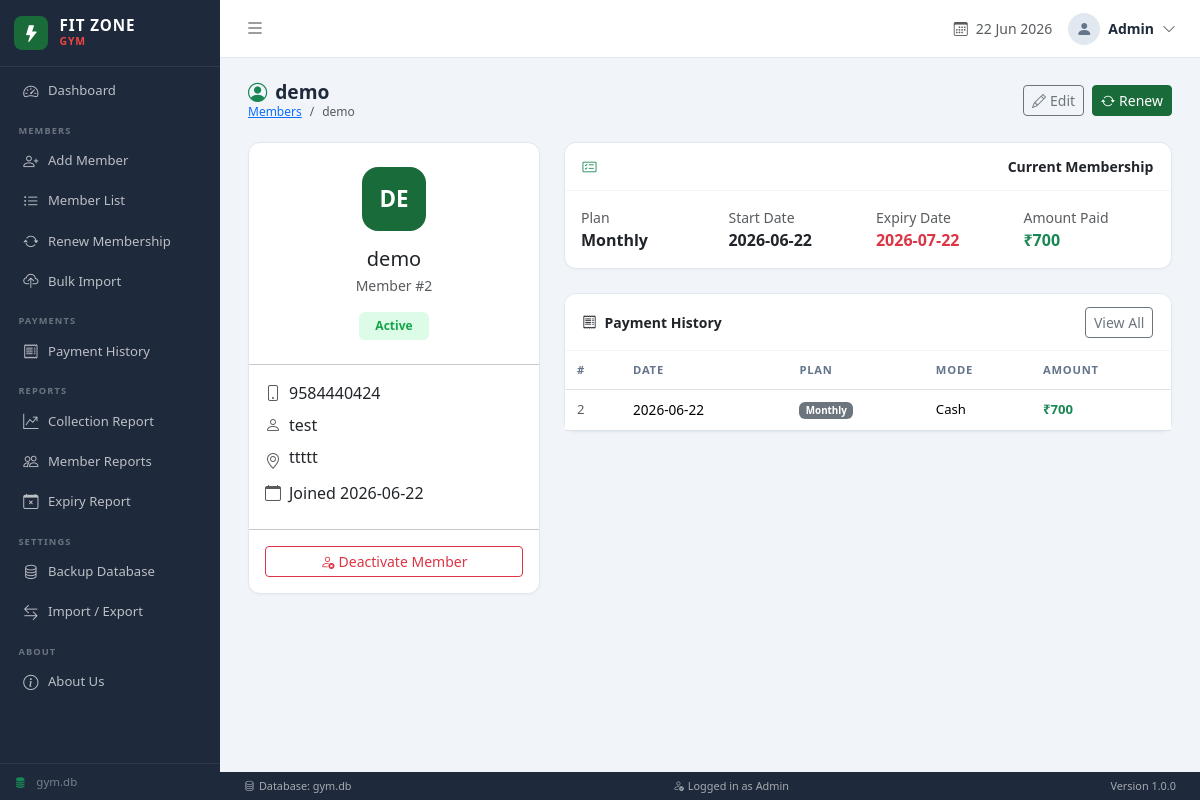
The app's page /members/2/view, older data.
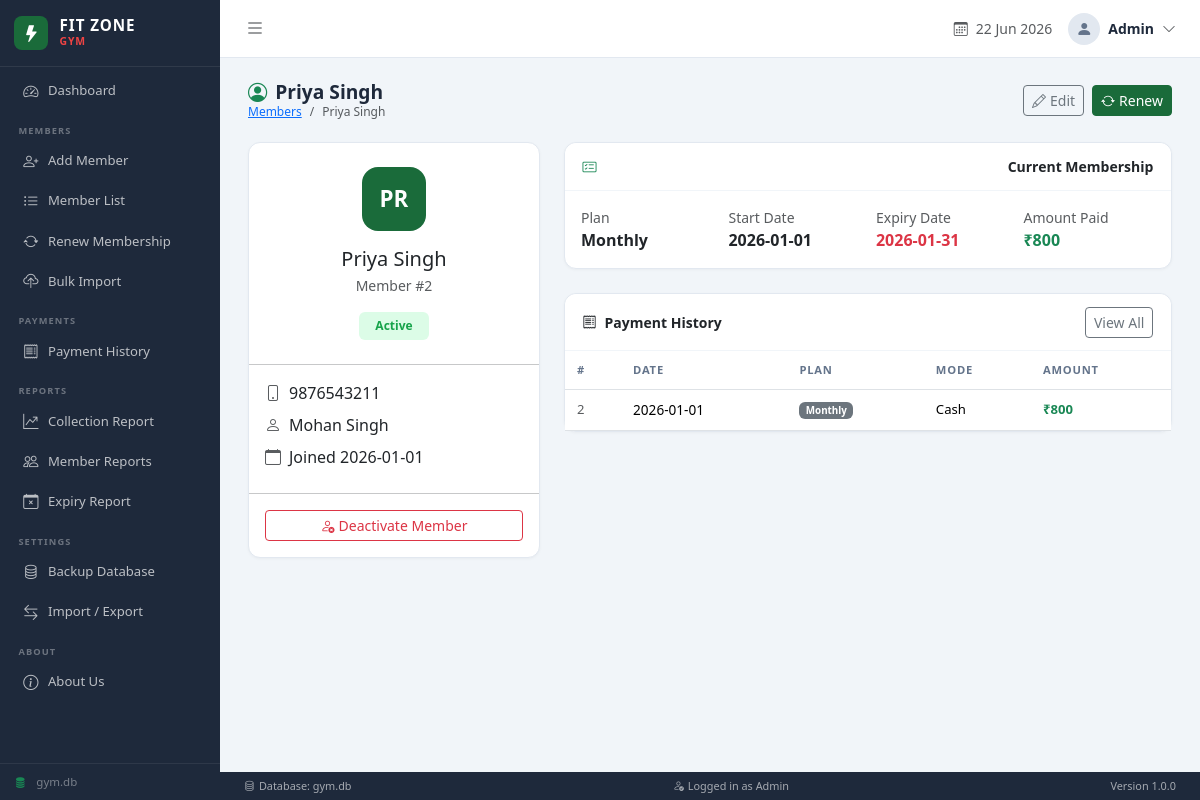
The same page, newer data.
### tables this page shows
CREATE TABLE "member_master" (
            member_id   INTEGER PRIMARY KEY AUTOINCREMENT,
            name        TEXT NOT NULL,
            mobile      TEXT NOT NULL,
            father_name TEXT DEFAULT '',
            address     TEXT DEFAULT '',
            join_date   DATE NOT NULL,
            status      TEXT DEFAULT 'Active',
            created_at  TIMESTAMP DEFAULT CURRENT_TIMESTAMP,
            UNIQUE (name, mobile)
        );

CREATE TABLE membership (
                membership_id INTEGER PRIMARY KEY AUTOINCREMENT,
                member_id     INTEGER NOT NULL,
                plan          TEXT NOT NULL,
                start_date    DATE NOT NULL,
                expiry_date   DATE NOT NULL,
                amount        DECIMAL NOT NULL,
                payment_mode  TEXT DEFAULT 'Cash',
                created_at    TIMESTAMP DEFAULT CURRENT_TIMESTAMP,
                FOREIGN KEY (member_id) REFERENCES member_master(member_id)
            );

CREATE TABLE payment_history (
                payment_id    INTEGER PRIMARY KEY AUTOINCREMENT,
                member_id     INTEGER NOT NULL,
                membership_id INTEGER,
                amount        DECIMAL NOT NULL,
                payment_date  DATE NOT NULL,
                payment_mode  TEXT DEFAULT 'Cash',
                plan          TEXT,
                created_at    TIMESTAMP DEFAULT CURRENT_TIMESTAMP, book_no INTEGER DEFAULT 1, receipt_no INTEGER,
                FOREIGN KEY (member_id)     REFERENCES member_master(member_id),
                FOREIGN KEY (membership_id) REFERENCES membership(membership_id)
            );

### routers/members.py (the view)
@router.get("/{member_id}/view")
async def view_member(request: Request, member_id: int):
    member = db.get_member(member_id)
    if not member:
        raise HTTPException(status_code=404, detail="Member not found")
    payments = db.get_payment_history(member_id)
    return templates.TemplateResponse("members/view.html", {
        "request": request, "member": member, "payments": payments
    })

### templates/members/view.html (shortened to what this page needs)
{% extends "base.html" %}
{% block content %}
<div class="page-header">
  <div>
    <h4><i class="bi bi-person-circle me-2 text-success"></i>{{ member.name }}</h4>
    <nav aria-label="breadcrumb">
      <ol class="breadcrumb">
        <li class="breadcrumb-item"><a href="/members">Members</a></li>
        <li class="breadcrumb-item active">{{ member.name }}</li>
      </ol>
    </nav>
  </div>
  <div class="d-flex gap-2">
    <a href="/members/{{ member.member_id }}/edit" class="btn btn-outline-secondary btn-sm">
      <i class="bi bi-pencil me-1"></i>Edit
    </a>
    <a href="/payments/renew?member_id={{ member.member_id }}" class="btn btn-primary btn-sm">
      <i class="bi bi-arrow-repeat me-1"></i>Renew
    </a>
  </div>
</div>
<div class="row g-4">
  <div class="col-lg-4">
    <div class="card">
      <div class="card-body text-center py-4">
        <div class="member-avatar mx-auto mb-3" style="width:64px;height:64px;font-size:1.4rem;border-radius:16px">
          {{ member.name[:2].upper() }}
        </div>
        <h5 class="mb-1">{{ member.name }}</h5>
        <div class="text-muted small mb-3">Member #{{ member.member_id }}</div>
        <span class="badge {% if member.status=='Active' %}badge-active{% else %}badge-inactive{% endif %} px-3 py-2">
          {{ member.status }}
        </span>
      </div>
      <hr class="my-0">
      <div class="card-body">
        <div class="mb-2 d-flex align-items-center gap-2">
          <i class="bi bi-phone text-muted"></i>
          <span>{{ member.mobile }}</span>
        </div>
        {% if member.father_name %}
        <div class="mb-2 d-flex align-items-center gap-2">
          <i class="bi bi-person text-muted"></i>
          <span>{{ member.father_name }}</span>
        </div>
        {% endif %}
        {% if member.address %}
        <div class="mb-2 d-flex align-items-start gap-2">
          <i class="bi bi-geo-alt text-muted mt-1"></i>
          <span>{{ member.address }}</span>
        </div>
        {% endif %}
        <div class="mb-2 d-flex align-items-center gap-2">
          <i class="bi bi-calendar text-muted"></i>
          <span>Joined {{ member.join_date }}</span>
        </div>
      </div>
      <hr class="my-0">
      <div class="card-body">
        {% if member.status == 'Active' %}
        <form method="post" action="/members/{{ member.member_id }}/deactivate"
              onsubmit="return confirm('Deactivate this member?')">
          <button class="btn btn-outline-danger btn-sm w-100">
            <i class="bi bi-person-x me-1"></i>Deactivate Member
          </button>
        </form>
        {% else %}
        <form method="post" action="/members/{{ member.member_id }}/reactivate">
          <button class="btn btn-outline-success btn-sm w-100">
            <i class="bi bi-person-check me-1"></i>Reactivate Member
          </button>
        </form>
        {% endif %}
      </div>
    </div>
  </div>
  <div class="col-lg-8">
    {% if member.current_membership %}
    {% set ms = member.current_membership %}
    <div class="card mb-4">
      <div class="card-header"><i class="bi bi-card-checklist me-2 text-success"></i>Current Membership</div>
      <div class="card-body">
        <div class="row g-3">
          <div class="col-sm-3">
            <div class="text-muted small">Plan</div>
            <div class="fw-semibold">{{ ms.plan }}</div>
          </div>
          <div class="col-sm-3">
            <div class="text-muted small">Start Date</div>
            <div class="fw-semibold">{{ ms.start_date }}</div>
          </div>
          <div class="col-sm-3">
            <div class="text-muted small">Expiry Date</div>
            <div class="fw-semibold {% if ms.expiry_date < now|default('9999') %}text-danger{% endif %}">
              {{ ms.expiry_date }}
            </div>
          </div>
          <div class="col-sm-3">
            <div class="text-muted small">Amount Paid</div>
            <div class="fw-bold text-success">₹{{ "{:,.0f}".format(ms.amount) }}</div>
          </div>
        </div>
      </div>
    </div>
    {% else %}
    <div class="alert alert-warning mb-4">
      <i class="bi bi-exclamation-triangle me-2"></i>No active membership found.
      <a href="/payments/renew?member_id={{ member.member_id }}" class="ms-2">Renew now &rarr;</a>
    </div>
    {% endif %}
    <div class="card">
      <div class="card-header">
        <span><i class="bi bi-receipt me-2"></i>Payment History</span>
        <a href="/payments/history?member_id={{ member.member_id }}" class="btn btn-sm btn-outline-secondary">View All</a>
      </div>
      <div class="card-body p-0">
        <div class="table-responsive">
          <table class="table table-hover mb-0">
            <thead>
              <tr><th>#</th><th>Date</th><th>Plan</th><th>Mode</th><th>Amount</th></tr>
            </thead>
            <tbody>
              {% for p in payments %}
              <tr>
                <td class="text-muted small">{{ p.payment_id }}</td>
                <td style="font-size:.85rem">{{ p.payment_date }}</td>
                <td><span class="badge bg-secondary">{{ p.plan or '—' }}</span></td>
                <td style="font-size:.82rem">{{ p.payment_mode }}</td>
                <td class="fw-bold text-success">₹{{ "{:,.0f}".format(p.amount) }}</td>
              </tr>
              {% else %}
              <tr><td colspan="5" class="text-center text-muted py-3">No payments recorded</td></tr>
              {% endfor %}
            </tbody>
          </table>
        </div>
      </div>
    </div>
  </div>
</div>
{% endblock %}

### templates/base.html (shortened to what this page needs)
<!DOCTYPE html>
<html lang="en">
<head>
  <link rel="stylesheet" href="https://cdn.jsdelivr.net/npm/bootstrap@5.3.2/dist/css/bootstrap.min.css">
  <link rel="stylesheet" href="https://cdn.jsdelivr.net/npm/bootstrap-icons@1.11.3/font/bootstrap-icons.min.css">
  <link rel="stylesheet" href="/static/css/style.css">
</head>
<body>
<nav id="sidebar">
  <div class="sidebar-header">
    <div class="logo-icon"><i class="bi bi-lightning-fill"></i></div>
    <div>
      <div class="gym-name">FIT ZONE</div>
      <div class="gym-sub" style="color:#ef4444;font-weight:700;font-size:.65rem;letter-spacing:.08em">GYM</div>
    </div>
  </div>
  <ul class="nav flex-column mt-1 px-1">
    <li class="nav-item">
      <a class="nav-link {% if request.url.path == '/dashboard' %}active{% endif %}" href="/dashboard">
        <i class="bi bi-speedometer2"></i><span>Dashboard</span>
      </a>
    </li>
    <div class="nav-section-label">MEMBERS</div>
    <li class="nav-item">
      <a class="nav-link {% if '/members/add' in request.url.path %}active{% endif %}" href="/members/add">
        <i class="bi bi-person-plus"></i><span>Add Member</span>
      </a>
    </li>
    <li class="nav-item">
      <a class="nav-link {% if request.url.path == '/members' %}active{% endif %}" href="/members">
        <i class="bi bi-list-ul"></i><span>Member List</span>
      </a>
    </li>
    <li class="nav-item">
      <a class="nav-link {% if '/payments/renew' in request.url.path %}active{% endif %}" href="/payments/renew">
        <i class="bi bi-arrow-repeat"></i><span>Renew Membership</span>
      </a>
    </li>
    <li class="nav-item">
      <a class="nav-link {% if '/import-export' in request.url.path %}active{% endif %}" href="/import-export">
        <i class="bi bi-cloud-upload"></i><span>Bulk Import</span>
      </a>
    </li>
    <div class="nav-section-label">PAYMENTS</div>
    <li class="nav-item">
      <a class="nav-link {% if '/payments/history' in request.url.path %}active{% endif %}" href="/payments/history">
        <i class="bi bi-receipt"></i><span>Payment History</span>
      </a>
    </li>
    <div class="nav-section-label">REPORTS</div>
    <li class="nav-item">
      <a class="nav-link {% if '/reports/collection' in request.url.path %}active{% endif %}" href="/reports/collection">
        <i class="bi bi-graph-up-arrow"></i><span>Collection Report</span>
      </a>
    </li>
    <li class="nav-item">
      <a class="nav-link {% if '/reports/active' in request.url.path or '/reports/inactive' in request.url.path %}active{% endif %}"
         href="/reports/active">
        <i class="bi bi-people"></i><span>Member Reports</span>
      </a>
    </li>
    <li class="nav-item">
      <a class="nav-link {% if '/reports/expiry' in request.url.path %}active{% endif %}" href="/reports/expiry">
        <i class="bi bi-calendar-x"></i><span>Expiry Report</span>
      </a>
    </li>
    <div class="nav-section-label">SETTINGS</div>
    <li class="nav-item">
      <a class="nav-link {% if '/backup' in request.url.path %}active{% endif %}" href="/backup">
        <i class="bi bi-database"></i><span>Backup Database</span>
      </a>
    </li>
    <li class="nav-item">
      <a class="nav-link {% if '/import-export' in request.url.path %}active{% endif %}" href="/import-export">
        <i class="bi bi-arrow-left-right"></i><span>Import / Export</span>
      </a>
    </li>
    <div class="nav-section-label">ABOUT</div>
    <li class="nav-item">
      <a class="nav-link" href="#" onclick="showAbout();return false">
        <i class="bi bi-info-circle"></i><span>About Us</span>
      </a>
    </li>
  </ul>
  <div class="sidebar-footer">
    <i class="bi bi-database-fill me-1 text-success"></i>
    <span>gym.db</span>
  </div>
</nav>
<div id="main-content">
  <div class="topbar d-flex align-items-center justify-content-between px-3 px-lg-4">
    <div class="d-flex align-items-center gap-2">
      <button class="btn btn-sm btn-link text-muted p-0 me-2" id="sidebarToggle">
        <i class="bi bi-list fs-5"></i>
      </button>
    </div>
    <div class="d-flex align-items-center gap-3">
      <div class="d-flex align-items-center gap-2 text-muted small">
        <i class="bi bi-calendar3"></i>
        <span id="topbar-date"></span>
      </div>
      <div class="d-flex align-items-center gap-2">
        <div class="user-avatar"><i class="bi bi-person-fill"></i></div>
        <span class="fw-semibold small">Admin</span>
        <i class="bi bi-chevron-down small text-muted"></i>
      </div>
    </div>
  </div>
  <div class="page-content">
    {% block content %}{% endblock %}
  </div>
  <div class="status-bar d-flex align-items-center justify-content-between px-4">
    <span><i class="bi bi-database me-1"></i>Database: gym.db</span>
    <span><i class="bi bi-person-check me-1"></i>Logged in as Admin</span>
    <span>Version 1.0.0</span>
  </div>
</div>
</body>
</html>

### static/css/style.css (style rules this page uses)
:root { --sidebar-w: 220px; --primary: #1a6b3a; --primary-dk: #145530; --bg: #f1f5f9; --card-bg: #ffffff; --text: #1e293b; --muted: #64748b; --topbar-h: 58px; --statusbar-h:28px; }
*, *::before, *::after { box-sizing: border-box; margin: 0; padding: 0; }
body { font-family: 'Segoe UI', system-ui, -apple-system, sans-serif; background: var(--bg); color: var(--text); display: flex; min-height: 100vh; }
#sidebar { width: var(--sidebar-w); min-height: 100vh; background: #1e293b; color: #fff; position: fixed; top: 0; left: 0; display: flex; flex-direction: column; transition: width .22s ease; z-index: 1000; overflow: hidden; }
.sidebar-header { display: flex; align-items: center; gap: .7rem; padding: 1rem .9rem; border-bottom: 1px solid rgba(255,255,255,.08); flex-shrink: 0; }
.logo-icon { width: 34px; height: 34px; background: var(--primary); border-radius: 8px; display: flex; align-items: center; justify-content: center; color: #fff; font-size: 1.05rem; flex-shrink: 0; }
.gym-name { font-size: .95rem; font-weight: 800; letter-spacing: .06em; line-height: 1.1; }
.gym-sub { font-size: .6rem; font-weight: 700; letter-spacing: .12em; color: #ef4444; }
.nav-section-label { font-size: .58rem; font-weight: 700; letter-spacing: .12em; padding: .8rem .9rem .2rem; color: rgba(255,255,255,.35); white-space: nowrap; }
#sidebar .nav-link { color: rgba(255,255,255,.7); display: flex; align-items: center; gap: .6rem; padding: .48rem .8rem; border-radius: 7px; margin: 1px .4rem; font-size: .82rem; transition: background .13s, color .13s; white-space: nowrap; text-decoration: none; }
#sidebar .nav-link .bi { font-size: .95rem; flex-shrink: 0; }
.sidebar-footer { margin-top: auto; padding: .6rem .9rem; font-size: .72rem; color: rgba(255,255,255,.4); border-top: 1px solid rgba(255,255,255,.07); display: flex; align-items: center; gap: .4rem; flex-shrink: 0; }
#main-content { margin-left: var(--sidebar-w); flex: 1; min-height: 100vh; display: flex; flex-direction: column; transition: margin-left .22s ease; }
.topbar { height: var(--topbar-h); background: var(--card-bg); border-bottom: 1px solid #e2e8f0; position: sticky; top: 0; z-index: 100; flex-shrink: 0; }
.user-avatar { width: 32px; height: 32px; border-radius: 50%; background: #e2e8f0; display: flex; align-items: center; justify-content: center; color: var(--muted); }
.page-content { padding: 1.4rem 1.75rem; flex: 1; }
.status-bar { height: var(--statusbar-h); background: #1e293b; color: rgba(255,255,255,.6); font-size: .68rem; flex-shrink: 0; }
.card { border: 1px solid #e2e8f0; border-radius: 12px; box-shadow: 0 1px 3px rgba(0,0,0,.04); }
.card-header { background: var(--card-bg); border-bottom: 1px solid #f1f5f9; padding: .8rem 1.1rem; border-radius: 12px 12px 0 0 !important; font-weight: 600; font-size: .875rem; display: flex; align-items: center; justify-content: space-between; }
.table th { font-size: .7rem; text-transform: uppercase; letter-spacing: .07em; color: var(--muted); font-weight: 700; border-top: none; white-space: nowrap; padding: .65rem .75rem; }
.table td { font-size: .82rem; vertical-align: middle; padding: .6rem .75rem; }
.page-header { margin-bottom: 1.3rem; display: flex; align-items: center; justify-content: space-between; }
.page-header h4 { font-weight: 700; margin: 0; font-size: 1.2rem; }
.page-header .breadcrumb { margin: 0; font-size: .75rem; }
.btn-primary { background: var(--primary); border-color: var(--primary); }
.badge-active { background: #dcfce7; color: #16a34a; font-weight: 600; }
.member-avatar { width: 38px; height: 38px; border-radius: 9px; background: var(--primary); color: #fff; display: inline-flex; align-items: center; justify-content: center; font-weight: 700; font-size: .85rem; flex-shrink: 0; }

Row changes from the older to the newer data that the page shows:
changed member_master "Active": name "demo" → "Priya Singh"; name "DE" → "PR"; mobile "9584440424" → "9876543211"; father_name "test" → "Mohan Singh"; join_date "2026-06-22" → "2026-01-01"; address "ttttt" → (not shown)
changed membership "Monthly": start_date "2026-06-22" → "2026-01-01"; expiry_date "2026-07-22" → "2026-01-31"; amount "700" → "800"
changed payment_history "Cash": payment_date "2026-06-22" → "2026-01-01"; amount "700" → "800"
